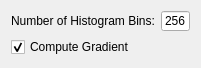
<?xml version="1.0" encoding="UTF-8"?>
<ui version="4.0">
 <class>QmitkCorrelationCoefficientHistogramMetricControls</class>
 <widget class="QWidget" name="QmitkCorrelationCoefficientHistogramMetricControls">
  <property name="geometry">
   <rect>
    <x>0</x>
    <y>0</y>
    <width>201</width>
    <height>66</height>
   </rect>
  </property>
  <property name="windowTitle">
   <string>Form</string>
  </property>
  <layout class="QVBoxLayout" name="verticalLayout">
   <item>
    <layout class="QHBoxLayout" name="horizontalLayout">
     <item>
      <widget class="QLabel" name="textLabel3_3">
       <property name="font">
        <font>
         <weight>50</weight>
         <bold>false</bold>
        </font>
       </property>
       <property name="text">
        <string>Number of Histogram Bins:</string>
       </property>
       <property name="wordWrap">
        <bool>false</bool>
       </property>
      </widget>
     </item>
     <item>
      <widget class="QLineEdit" name="m_NumberOfHistogramBinsCorrelationCoefficientHistogram">
       <property name="minimumSize">
        <size>
         <width>0</width>
         <height>20</height>
        </size>
       </property>
       <property name="font">
        <font>
         <weight>50</weight>
         <bold>false</bold>
        </font>
       </property>
       <property name="text">
        <string>256</string>
       </property>
       <property name="alignment">
        <set>Qt::AlignRight</set>
       </property>
      </widget>
     </item>
    </layout>
   </item>
   <item>
    <widget class="QCheckBox" name="m_ComputeGradient">
     <property name="minimumSize">
      <size>
       <width>0</width>
       <height>20</height>
      </size>
     </property>
     <property name="font">
      <font>
       <weight>50</weight>
       <bold>false</bold>
      </font>
     </property>
     <property name="text">
      <string>Compute Gradient</string>
     </property>
     <property name="checked">
      <bool>true</bool>
     </property>
    </widget>
   </item>
  </layout>
 </widget>
 <resources/>
 <connections/>
</ui>
